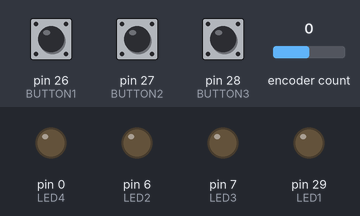
Recording of a sketch running on a simulated Arduino Mega 2560, built with avr-gcc and run on an emulated ATmega2560. On the bench: output pins drawn as LEDs (lit = HIGH). Dashed ring = blinking. The test bench sets the inputs (shaded band); at power-on: encoder count 0, pin 28 (BUTTON3) HIGH, pin 26 (BUTTON1) HIGH, pin 27 (BUTTON2) HIGH.

Above: at 1.2 s.
1.3 s: encoder count set to 1
At 1.7 s:
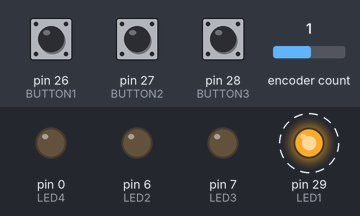
4.3 s: pin 28 (BUTTON3) pulled LOW for 0.15 s
At 4.7 s:
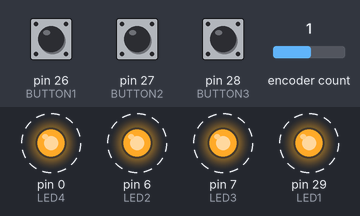
7.4 s: pin 26 (BUTTON1) pulled LOW for 3.2 s
13.6 s: pin 28 (BUTTON3) pulled LOW for 1 s
At 14.0 s:
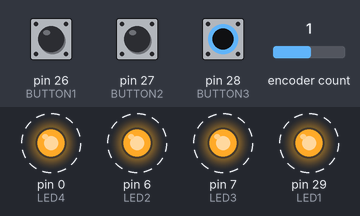
17.1 s: pin 27 (BUTTON2) pulled LOW for 3.2 s
23.3 s: pin 28 (BUTTON3) pulled LOW for 3.2 s
At 28.7 s:
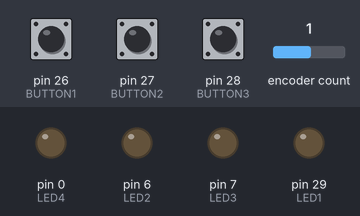
Timing chart, 0 to 29.0 s (numbered marks = the images above; inputs shaded):
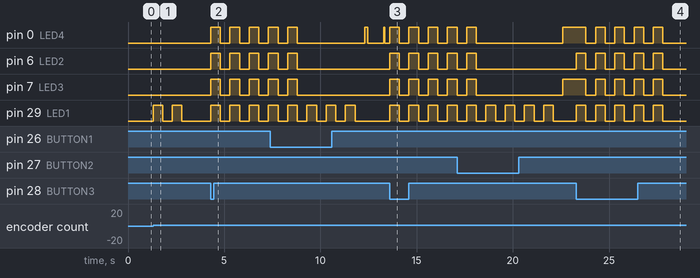

The sketch:

MosaicE.ino
```cpp
#include <RotaryEncoder.h>
const uint8_t BUTTON1 = 26;
const uint8_t BUTTON2 = 27;
const uint8_t BUTTON3 = 28;
const uint8_t LED1 = 29;
const uint8_t LED2 = 6;
const uint8_t LED3 = 7;
const uint8_t LED4 = 0;
const uint8_t ENC_A = 2;
const uint8_t ENC_B = 1;

RotaryEncoder encoder(ENC_A, ENC_B, RotaryEncoder::LatchMode::TWO03);
volatile long lastEncoderPos = 0;

enum Mode : uint8_t {
  IDLE,
  CLOCK_INIT, CLOCK_RUN,
  BIN_INIT,   BIN_RUN,
  LIGHT_INIT, LIGHT_RUN
};
Mode mode = IDLE;

unsigned long lastSecond  = 0;
unsigned long lastMinute  = 0;
unsigned long lastHour    = 0;
unsigned long lastBinTick = 0;

uint8_t binValue = 0;

const long ENC_MIN = 0;
const long ENC_MAX = 200;
long encPosition   = 0;

const uint16_t PWM_MAX = 255;

inline void blinkLed(uint8_t pin, uint8_t times, uint16_t period_ms = 1000) {
  for (uint8_t i = 0; i < times; ++i) {
    digitalWrite(pin, HIGH);  delay(period_ms / 2);
    digitalWrite(pin, LOW);   delay(period_ms / 2);
  }
}

inline void flashAll(uint8_t times, uint16_t period_ms = 1000) {
  for (uint8_t i = 0; i < times; ++i) {
    digitalWrite(LED1, HIGH); digitalWrite(LED2, HIGH);
    digitalWrite(LED3, HIGH); digitalWrite(LED4, HIGH);
    delay(period_ms / 2);
    digitalWrite(LED1, LOW);  digitalWrite(LED2, LOW);
    digitalWrite(LED3, LOW);  digitalWrite(LED4, LOW);
    delay(period_ms / 2);
  }
}

void updateLightBar(long pos) {
  const long step = ENC_MAX / 4;
  int levels[4] = {0, 0, 0, 0};

  if (pos < step) {
    levels[0] = map(pos, 0, step, 0, PWM_MAX);
  } else {


    levels[0] = PWM_MAX;
    if (pos < 2 * step) {
      levels[1] = map(pos, step, 2 * step, 0, PWM_MAX);
    } else {
      levels[1] = PWM_MAX;
      if (pos < 3 * step) {
        levels[2] = map(pos, 2 * step, 3 * step, 0, PWM_MAX);
      } else {
        levels[2] = PWM_MAX;
        levels[3] = map(pos, 3 * step, ENC_MAX, 0, PWM_MAX);
      }
    }
  }

  analogWrite(LED1, levels[0]);
  analogWrite(LED2, levels[1]);
  analogWrite(LED3, levels[2]);
  analogWrite(LED4, levels[3]);
}

void setup() {
  pinMode(BUTTON1, INPUT_PULLUP);
  pinMode(BUTTON2, INPUT_PULLUP);
  pinMode(BUTTON3, INPUT_PULLUP);

  pinMode(LED1, OUTPUT); pinMode(LED2, OUTPUT);
  pinMode(LED3, OUTPUT); pinMode(LED4, OUTPUT);

  encoder.setPosition(0);

}

void loop() {
  const bool b1 = !digitalRead(BUTTON1);
  const bool b2 = !digitalRead(BUTTON2);
  const bool b3 = !digitalRead(BUTTON3);
  const unsigned long now = millis();

  if (b3 && mode != IDLE) {
    mode = IDLE;
    flashAll(5);
    updateLightBar(0);
  }

  if (mode == IDLE) {
    if (b1) {
      mode = CLOCK_INIT;
    } else if (b2) {
      mode = BIN_INIT;
    } else {
      encoder.tick();
      long newPos = encoder.getPosition();
      if (newPos != lastEncoderPos) {
        lastEncoderPos = newPos;
        mode = LIGHT_INIT;
      }
    }
  }

  switch (mode) {
    case CLOCK_INIT:
      blinkLed(LED1, 3);
      lastSecond = lastMinute = lastHour = now;
      mode = CLOCK_RUN;
      break;

    case CLOCK_RUN:
      if (now - lastSecond >= 1000UL) {
        digitalWrite(LED4, HIGH); delay(50); digitalWrite(LED4, LOW);
        lastSecond += 1000UL;

      }
      if (now - lastMinute >= 60000UL) {
        digitalWrite(LED3, HIGH); delay(50); digitalWrite(LED3, LOW);
        lastMinute += 60000UL;
      }
      if (now - lastHour >= 3600000UL) {
        digitalWrite(LED2, HIGH); delay(100); digitalWrite(LED2, LOW);
        lastHour += 3600000UL;
      }
      break;

    case BIN_INIT:
      blinkLed(LED1, 4);
      binValue = 0;
      lastBinTick = now;
      mode = BIN_RUN;
      break;

    case BIN_RUN:
      if (now - lastBinTick >= 1000UL) {
        digitalWrite(LED4, (binValue >> 0) & 1);
        digitalWrite(LED3, (binValue >> 1) & 1);
        digitalWrite(LED2, (binValue >> 2) & 1);

        digitalWrite(LED1, (binValue >> 3) & 1);

        binValue = (binValue + 1) & 0x0F;
        lastBinTick += 1000UL;
      }
      break;

    case LIGHT_INIT:
      blinkLed(LED1, 2);
      encPosition = constrain(encoder.getPosition(), ENC_MIN, ENC_MAX);
      updateLightBar(encPosition);
      mode = LIGHT_RUN;
      break;


    case LIGHT_RUN:
      encoder.tick();
      {
        long newPos = encoder.getPosition();
        if (newPos != lastEncoderPos) {
          lastEncoderPos = newPos;

          encPosition = constrain(newPos, ENC_MIN, ENC_MAX);
          updateLightBar(encPosition);
        }
      }
      break;

    default: break;
  }
}
```

Measured:
- after the input at 1.3 s, pin 29 (LED1): alternates HIGH for 0.50 s and LOW for 0.50 s, 4 changes in all, then stays LOW, starting at once
- after the input at 4.3 s, pin 0 (LED4), pin 6 (LED2), pin 7 (LED3), pin 29 (LED1): alternates HIGH for 0.50 s and LOW for 0.50 s, starting at once
- after the input at 13.6 s, pin 6 (LED2), pin 7 (LED3), pin 29 (LED1): alternates HIGH for 0.50 s and LOW for 0.50 s, starting at once
- after the input at 23.3 s, pin 0 (LED4): alternates HIGH for 0.50 s and LOW for 0.50 s, 9 changes in all, then stays LOW, starting after 0.50 s
